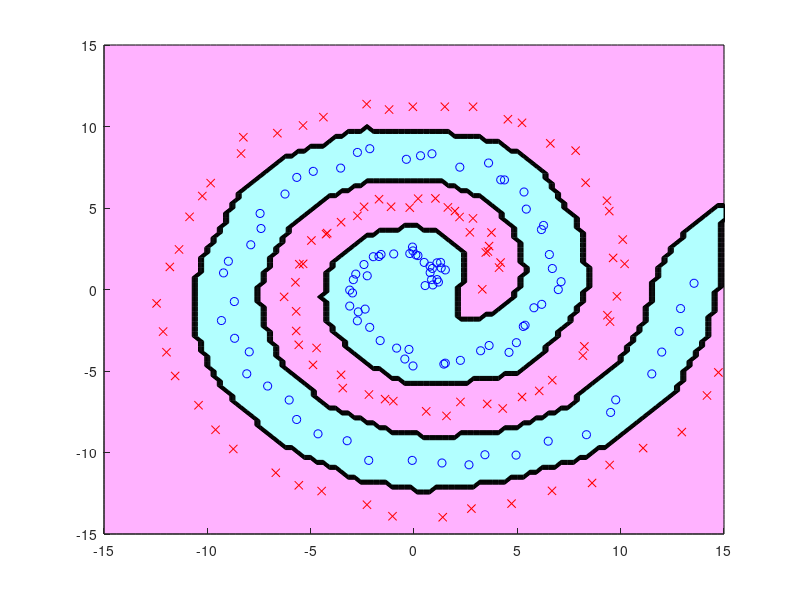

MATLAB code to generate this figure:
n=200; a=linspace(0,4*pi,n/2);
u=[a.*cos(a) (a+pi).*cos(a)]'+rand(n,1);
v=[a.*sin(a) (a+pi).*sin(a)]'+rand(n,1);
x=[u v]; y=[ones(1,n/2) -ones(1,n/2)]';

x2=sum(x.^2,2); hh=2*1^2; l=0.01; 
k=exp(-(repmat(x2,1,n)+repmat(x2',n,1)-2*x*x')/hh);
t=(k^2+l*eye(n))\(k*y);

m=100; X=linspace(-15,15,m)'; X2=X.^2;
U=exp(-(repmat(u.^2,1,m)+repmat(X2',n,1)-2*u*X')/hh);
V=exp(-(repmat(v.^2,1,m)+repmat(X2',n,1)-2*v*X')/hh);
figure(1); clf; hold on;
contourf(X,X,sign(V'*(U.*repmat(t,1,m))));
plot(x(y==1,1),x(y==1,2),'bo');
plot(x(y==-1,1),x(y==-1,2),'rx');
colormap([1 0.7 1; 0.7 1 1]); axis([-15 15 -15 15]);
